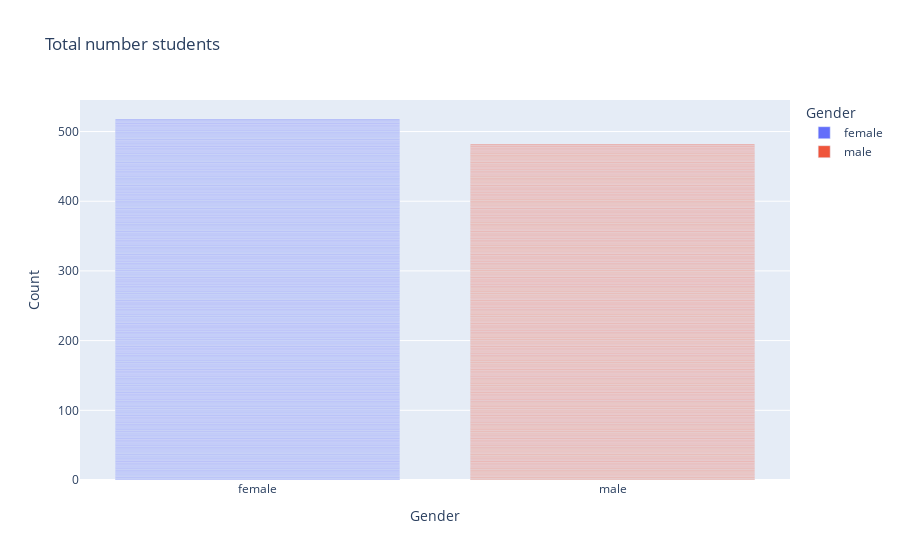

The cell this chart's notebook holds for it:
### Markdown cell above
# Bar Plots

### Code cell
fig = px.bar(df, x='gender', color="gender", title="Total number students",
            labels={
                     "gender": "Gender",
                     "count": "Count"
                 }
            )
fig.show()

### Figure 1 — Plotly figure (JSON) as saved in the notebook; plotly's stock layout.template omitted (floating-point values rounded to 4 significant figures; data arrays with more than 128 entries replaced by an {"elided": "..."} marker saying what was removed)
{"data": [{"alignmentgroup": "True", "hovertemplate": "Gender=%{x}<br>Count=%{y}<extra></extra>", "legendgroup": "female", "marker": {"color": "#636efa", "pattern": {"shape": ""}}, "name": "female", "offsetgroup": "female", "orientation": "v", "showlegend": true, "textposition": "auto", "type": "bar", "x": {"elided": "518 str values"}, "xaxis": "x", "y": {"elided": "518 int values"}, "yaxis": "y"}, {"alignmentgroup": "True", "hovertemplate": "Gender=%{x}<br>Count=%{y}<extra></extra>", "legendgroup": "male", "marker": {"color": "#EF553B", "pattern": {"shape": ""}}, "name": "male", "offsetgroup": "male", "orientation": "v", "showlegend": true, "textposition": "auto", "type": "bar", "x": {"elided": "482 str values"}, "xaxis": "x", "y": {"elided": "482 int values"}, "yaxis": "y"}], "layout": {"barmode": "relative", "legend": {"title": {"text": "Gender"}, "tracegroupgap": 0}, "title": {"text": "Total number students"}, "xaxis": {"anchor": "y", "categoryarray": ["female", "male"], "categoryorder": "array", "domain": [0, 1], "title": {"text": "Gender"}}, "yaxis": {"anchor": "x", "domain": [0, 1], "title": {"text": "Count"}}}}
